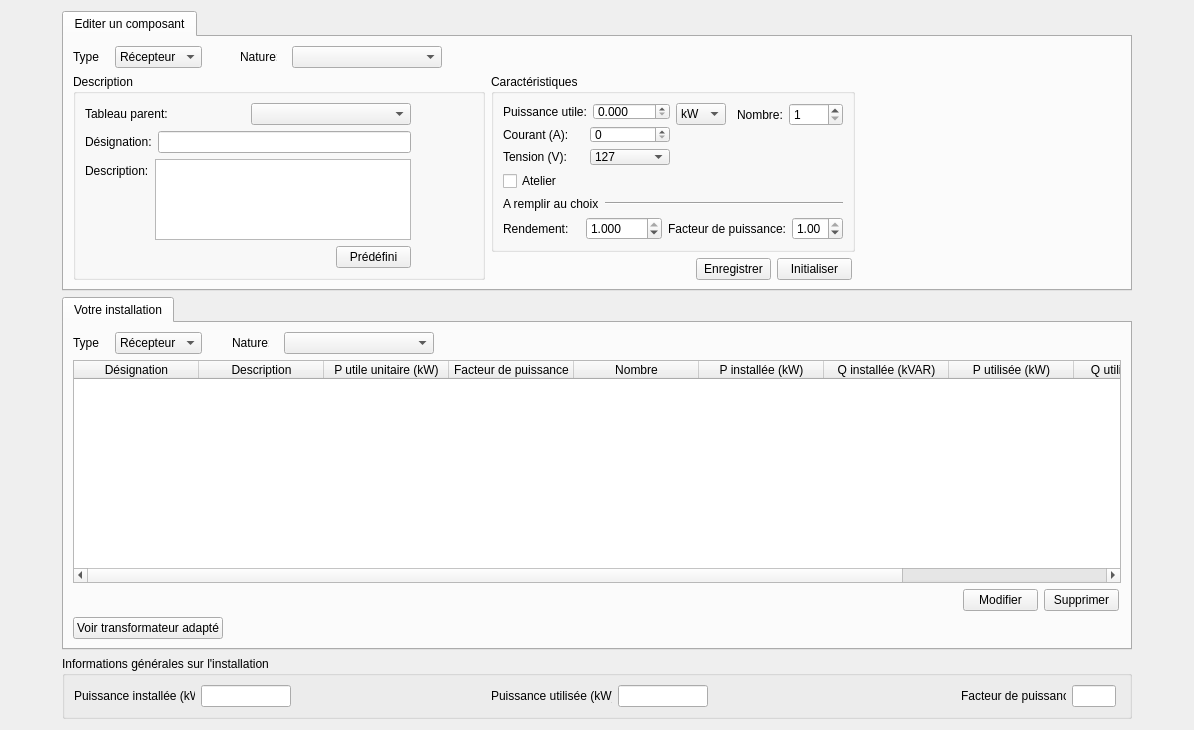
<?xml version="1.0" encoding="UTF-8"?>
<ui version="4.0">
 <class>EvPuissMethod2</class>
 <widget class="QWidget" name="EvPuissMethod2">
  <property name="geometry">
   <rect>
    <x>0</x>
    <y>0</y>
    <width>1194</width>
    <height>730</height>
   </rect>
  </property>
  <property name="windowTitle">
   <string>Form</string>
  </property>
  <layout class="QGridLayout" name="gridLayout">
   <item row="0" column="0">
    <widget class="QTabWidget" name="tabWidget">
     <property name="maximumSize">
      <size>
       <width>1070</width>
       <height>280</height>
      </size>
     </property>
     <property name="currentIndex">
      <number>0</number>
     </property>
     <widget class="QWidget" name="tab">
      <attribute name="title">
       <string>Editer un composant</string>
      </attribute>
      <layout class="QGridLayout" name="gridLayout_4">
       <item row="0" column="0">
        <layout class="QFormLayout" name="formLayout_7">
         <property name="horizontalSpacing">
          <number>38</number>
         </property>
         <item row="0" column="0">
          <layout class="QFormLayout" name="formLayout_6">
           <property name="horizontalSpacing">
            <number>15</number>
           </property>
           <item row="0" column="0">
            <widget class="QLabel" name="label_3">
             <property name="maximumSize">
              <size>
               <width>27</width>
               <height>16777215</height>
              </size>
             </property>
             <property name="text">
              <string>Type:</string>
             </property>
            </widget>
           </item>
           <item row="0" column="1">
            <widget class="QComboBox" name="comboBoxType1">
             <property name="maximumSize">
              <size>
               <width>16777215</width>
               <height>16777215</height>
              </size>
             </property>
             <property name="sizeAdjustPolicy">
              <enum>QComboBox::AdjustToContents</enum>
             </property>
             <item>
              <property name="text">
               <string>Récepteur</string>
              </property>
             </item>
             <item>
              <property name="text">
               <string>Tableau</string>
              </property>
             </item>
            </widget>
           </item>
          </layout>
         </item>
         <item row="0" column="1">
          <layout class="QFormLayout" name="formLayout_4">
           <property name="horizontalSpacing">
            <number>15</number>
           </property>
           <item row="0" column="0">
            <widget class="QLabel" name="label_7">
             <property name="maximumSize">
              <size>
               <width>37</width>
               <height>16777215</height>
              </size>
             </property>
             <property name="text">
              <string>Nature:</string>
             </property>
            </widget>
           </item>
           <item row="0" column="1">
            <widget class="QComboBox" name="comboBoxNature1">
             <property name="minimumSize">
              <size>
               <width>120</width>
               <height>0</height>
              </size>
             </property>
             <property name="maximumSize">
              <size>
               <width>150</width>
               <height>16777215</height>
              </size>
             </property>
             <property name="sizeAdjustPolicy">
              <enum>QComboBox::AdjustToContents</enum>
             </property>
            </widget>
           </item>
          </layout>
         </item>
        </layout>
       </item>
       <item row="0" column="2" rowspan="3">
        <widget class="QLabel" name="labelPhoto">
         <property name="minimumSize">
          <size>
           <width>260</width>
           <height>200</height>
          </size>
         </property>
         <property name="maximumSize">
          <size>
           <width>260</width>
           <height>200</height>
          </size>
         </property>
         <property name="text">
          <string/>
         </property>
         <property name="pixmap">
          <pixmap resource="images.qrc">:/images/moteur_photo.png</pixmap>
         </property>
         <property name="scaledContents">
          <bool>true</bool>
         </property>
        </widget>
       </item>
       <item row="1" column="0" rowspan="2">
        <widget class="QGroupBox" name="groupBoxDescripttion">
         <property name="title">
          <string>Description</string>
         </property>
         <layout class="QFormLayout" name="formLayout_3">
          <item row="0" column="0">
           <layout class="QVBoxLayout" name="verticalLayout_2">
            <item>
             <layout class="QHBoxLayout" name="horizontalLayout_4">
              <item>
               <widget class="QLabel" name="label_6">
                <property name="text">
                 <string>Tableau parent:</string>
                </property>
               </widget>
              </item>
              <item>
               <widget class="QComboBox" name="comboBoxTableauParent"/>
              </item>
             </layout>
            </item>
            <item>
             <layout class="QHBoxLayout" name="horizontalLayout_3">
              <item>
               <widget class="QLabel" name="label">
                <property name="text">
                 <string>Désignation:</string>
                </property>
               </widget>
              </item>
              <item>
               <widget class="QLineEdit" name="lineEditDesignation"/>
              </item>
             </layout>
            </item>
            <item>
             <layout class="QFormLayout" name="formLayout">
              <item row="0" column="0">
               <widget class="QLabel" name="label_2">
                <property name="text">
                 <string>Description:</string>
                </property>
               </widget>
              </item>
              <item row="0" column="1">
               <widget class="QTextEdit" name="textEditDescription"/>
              </item>
             </layout>
            </item>
            <item>
             <widget class="QPushButton" name="btn_predefini">
              <property name="maximumSize">
               <size>
                <width>75</width>
                <height>23</height>
               </size>
              </property>
              <property name="layoutDirection">
               <enum>Qt::RightToLeft</enum>
              </property>
              <property name="text">
               <string>Prédéfini</string>
              </property>
             </widget>
            </item>
           </layout>
          </item>
         </layout>
        </widget>
       </item>
       <item row="1" column="1">
        <widget class="QGroupBox" name="groupBoxCaracteristiques">
         <property name="title">
          <string>Caractéristiques</string>
         </property>
         <layout class="QGridLayout" name="gridLayout_2">
          <item row="0" column="0" colspan="3">
           <layout class="QFormLayout" name="formLayout_15">
            <item row="0" column="0">
             <layout class="QVBoxLayout" name="verticalLayout">
              <item>
               <layout class="QHBoxLayout" name="horizontalLayout_10">
                <item>
                 <widget class="QLabel" name="labelPU">
                  <property name="text">
                   <string>Puissance utile:</string>
                  </property>
                 </widget>
                </item>
                <item>
                 <widget class="QDoubleSpinBox" name="doubleSpinBoxPUtile">
                  <property name="decimals">
                   <number>3</number>
                  </property>
                  <property name="maximum">
                   <double>1000.000000000000000</double>
                  </property>
                 </widget>
                </item>
               </layout>
              </item>
              <item>
               <layout class="QHBoxLayout" name="horizontalLayout_14">
                <item>
                 <widget class="QLabel" name="labelCourant">
                  <property name="text">
                   <string>Courant (A):</string>
                  </property>
                 </widget>
                </item>
                <item>
                 <widget class="QSpinBox" name="spinBoxCourant">
                  <property name="maximum">
                   <number>120</number>
                  </property>
                 </widget>
                </item>
               </layout>
              </item>
              <item>
               <layout class="QHBoxLayout" name="horizontalLayout_15">
                <item>
                 <widget class="QLabel" name="labelTension">
                  <property name="text">
                   <string>Tension (V):</string>
                  </property>
                 </widget>
                </item>
                <item>
                 <widget class="QComboBox" name="comboBoxTension">
                  <item>
                   <property name="text">
                    <string>127</string>
                   </property>
                  </item>
                  <item>
                   <property name="text">
                    <string>220</string>
                   </property>
                  </item>
                  <item>
                   <property name="text">
                    <string>231</string>
                   </property>
                  </item>
                  <item>
                   <property name="text">
                    <string>381</string>
                   </property>
                  </item>
                  <item>
                   <property name="text">
                    <string>400</string>
                   </property>
                  </item>
                  <item>
                   <property name="text">
                    <string>415</string>
                   </property>
                  </item>
                  <item>
                   <property name="text">
                    <string>500</string>
                   </property>
                  </item>
                  <item>
                   <property name="text">
                    <string>660</string>
                   </property>
                  </item>
                 </widget>
                </item>
               </layout>
              </item>
             </layout>
            </item>
            <item row="0" column="1">
             <widget class="QComboBox" name="comboBoxUnite">
              <property name="maximumSize">
               <size>
                <width>50</width>
                <height>16777215</height>
               </size>
              </property>
              <item>
               <property name="text">
                <string>kW</string>
               </property>
              </item>
              <item>
               <property name="text">
                <string>W</string>
               </property>
              </item>
              <item>
               <property name="text">
                <string>ch</string>
               </property>
              </item>
             </widget>
            </item>
           </layout>
          </item>
          <item row="0" column="3">
           <layout class="QFormLayout" name="formLayout_5">
            <item row="0" column="0">
             <widget class="QLabel" name="label_5">
              <property name="text">
               <string>Nombre:</string>
              </property>
             </widget>
            </item>
            <item row="0" column="1">
             <widget class="QSpinBox" name="spinBoxNbre">
              <property name="minimum">
               <number>1</number>
              </property>
              <property name="maximum">
               <number>1000</number>
              </property>
             </widget>
            </item>
           </layout>
          </item>
          <item row="1" column="0">
           <widget class="QCheckBox" name="checkBoxAtelier">
            <property name="text">
             <string>Atelier</string>
            </property>
           </widget>
          </item>
          <item row="2" column="0">
           <widget class="QLabel" name="label_4">
            <property name="text">
             <string>A remplir au choix</string>
            </property>
           </widget>
          </item>
          <item row="2" column="1" colspan="3">
           <widget class="Line" name="line">
            <property name="orientation">
             <enum>Qt::Horizontal</enum>
            </property>
           </widget>
          </item>
          <item row="3" column="0" colspan="2">
           <layout class="QHBoxLayout" name="horizontalLayout_11">
            <item>
             <widget class="QLabel" name="labelRend">
              <property name="text">
               <string>Rendement:</string>
              </property>
             </widget>
            </item>
            <item>
             <widget class="QDoubleSpinBox" name="doubleSpinBoxRend">
              <property name="decimals">
               <number>3</number>
              </property>
              <property name="minimum">
               <double>0.010000000000000</double>
              </property>
              <property name="maximum">
               <double>1.000000000000000</double>
              </property>
              <property name="singleStep">
               <double>0.010000000000000</double>
              </property>
              <property name="value">
               <double>1.000000000000000</double>
              </property>
             </widget>
            </item>
           </layout>
          </item>
          <item row="3" column="2" colspan="2">
           <layout class="QHBoxLayout" name="horizontalLayout_12">
            <item>
             <widget class="QLabel" name="label_8">
              <property name="text">
               <string>Facteur de puissance:</string>
              </property>
             </widget>
            </item>
            <item>
             <widget class="QDoubleSpinBox" name="doubleSpinBoxCosPhi">
              <property name="minimum">
               <double>0.010000000000000</double>
              </property>
              <property name="maximum">
               <double>1.000000000000000</double>
              </property>
              <property name="singleStep">
               <double>0.010000000000000</double>
              </property>
              <property name="value">
               <double>1.000000000000000</double>
              </property>
             </widget>
            </item>
           </layout>
          </item>
         </layout>
        </widget>
       </item>
       <item row="2" column="1">
        <layout class="QFormLayout" name="formLayout_2">
         <property name="labelAlignment">
          <set>Qt::AlignRight|Qt::AlignTrailing|Qt::AlignVCenter</set>
         </property>
         <property name="formAlignment">
          <set>Qt::AlignRight|Qt::AlignTop|Qt::AlignTrailing</set>
         </property>
         <property name="horizontalSpacing">
          <number>6</number>
         </property>
         <property name="rightMargin">
          <number>9</number>
         </property>
         <item row="0" column="0">
          <widget class="QPushButton" name="btn_enregistrer">
           <property name="maximumSize">
            <size>
             <width>75</width>
             <height>23</height>
            </size>
           </property>
           <property name="layoutDirection">
            <enum>Qt::RightToLeft</enum>
           </property>
           <property name="text">
            <string>Enregistrer</string>
           </property>
          </widget>
         </item>
         <item row="0" column="1">
          <widget class="QPushButton" name="btn_initialiser">
           <property name="maximumSize">
            <size>
             <width>75</width>
             <height>23</height>
            </size>
           </property>
           <property name="layoutDirection">
            <enum>Qt::RightToLeft</enum>
           </property>
           <property name="text">
            <string>Initialiser</string>
           </property>
          </widget>
         </item>
        </layout>
       </item>
      </layout>
     </widget>
    </widget>
   </item>
   <item row="1" column="0">
    <widget class="QTabWidget" name="tabWidget_2">
     <property name="minimumSize">
      <size>
       <width>0</width>
       <height>0</height>
      </size>
     </property>
     <property name="maximumSize">
      <size>
       <width>1070</width>
       <height>16777215</height>
      </size>
     </property>
     <property name="currentIndex">
      <number>0</number>
     </property>
     <widget class="QWidget" name="tab_2">
      <attribute name="title">
       <string>Votre installation</string>
      </attribute>
      <layout class="QVBoxLayout" name="verticalLayout_3">
       <item>
        <layout class="QFormLayout" name="formLayout_10">
         <property name="horizontalSpacing">
          <number>30</number>
         </property>
         <item row="0" column="0">
          <layout class="QFormLayout" name="formLayout_9">
           <property name="horizontalSpacing">
            <number>15</number>
           </property>
           <item row="0" column="0">
            <widget class="QLabel" name="label_9">
             <property name="maximumSize">
              <size>
               <width>27</width>
               <height>16777215</height>
              </size>
             </property>
             <property name="text">
              <string>Type:</string>
             </property>
            </widget>
           </item>
           <item row="0" column="1">
            <widget class="QComboBox" name="comboBoxType2">
             <property name="maximumSize">
              <size>
               <width>16777215</width>
               <height>16777215</height>
              </size>
             </property>
             <property name="sizeAdjustPolicy">
              <enum>QComboBox::AdjustToContents</enum>
             </property>
             <item>
              <property name="text">
               <string>Récepteur</string>
              </property>
             </item>
             <item>
              <property name="text">
               <string>Tableau</string>
              </property>
             </item>
            </widget>
           </item>
          </layout>
         </item>
         <item row="0" column="1">
          <layout class="QFormLayout" name="formLayout_8">
           <property name="horizontalSpacing">
            <number>15</number>
           </property>
           <item row="0" column="0">
            <widget class="QLabel" name="label_10">
             <property name="maximumSize">
              <size>
               <width>37</width>
               <height>16777215</height>
              </size>
             </property>
             <property name="text">
              <string>Nature:</string>
             </property>
            </widget>
           </item>
           <item row="0" column="1">
            <widget class="QComboBox" name="comboBoxNature2">
             <property name="maximumSize">
              <size>
               <width>150</width>
               <height>16777215</height>
              </size>
             </property>
             <property name="sizeAdjustPolicy">
              <enum>QComboBox::AdjustToContents</enum>
             </property>
            </widget>
           </item>
          </layout>
         </item>
        </layout>
       </item>
       <item>
        <widget class="QTableWidget" name="tableWidgetDesCpts">
         <property name="maximumSize">
          <size>
           <width>16777215</width>
           <height>16777215</height>
          </size>
         </property>
         <property name="editTriggers">
          <set>QAbstractItemView::NoEditTriggers</set>
         </property>
         <property name="selectionMode">
          <enum>QAbstractItemView::SingleSelection</enum>
         </property>
         <property name="selectionBehavior">
          <enum>QAbstractItemView::SelectRows</enum>
         </property>
         <attribute name="horizontalHeaderDefaultSectionSize">
          <number>125</number>
         </attribute>
         <attribute name="horizontalHeaderStretchLastSection">
          <bool>true</bool>
         </attribute>
         <attribute name="horizontalHeaderStretchLastSection">
          <bool>true</bool>
         </attribute>
         <attribute name="horizontalHeaderDefaultSectionSize">
          <number>125</number>
         </attribute>
         <column>
          <property name="text">
           <string>Désignation</string>
          </property>
         </column>
         <column>
          <property name="text">
           <string>Description</string>
          </property>
         </column>
         <column>
          <property name="text">
           <string>P utile unitaire (kW)</string>
          </property>
         </column>
         <column>
          <property name="text">
           <string>Facteur de puissance</string>
          </property>
         </column>
         <column>
          <property name="text">
           <string>Nombre</string>
          </property>
         </column>
         <column>
          <property name="text">
           <string>P installée (kW)</string>
          </property>
         </column>
         <column>
          <property name="text">
           <string>Q installée (kVAR)</string>
          </property>
         </column>
         <column>
          <property name="text">
           <string>P utilisée (kW)</string>
          </property>
         </column>
         <column>
          <property name="text">
           <string>Q utilisée (kVAR)</string>
          </property>
         </column>
         <column>
          <property name="text">
           <string>Parent</string>
          </property>
         </column>
        </widget>
       </item>
       <item>
        <layout class="QFormLayout" name="formLayout_11">
         <property name="labelAlignment">
          <set>Qt::AlignRight|Qt::AlignTrailing|Qt::AlignVCenter</set>
         </property>
         <property name="formAlignment">
          <set>Qt::AlignRight|Qt::AlignTop|Qt::AlignTrailing</set>
         </property>
         <property name="rightMargin">
          <number>8</number>
         </property>
         <item row="0" column="0">
          <widget class="QPushButton" name="btn_modifier">
           <property name="maximumSize">
            <size>
             <width>75</width>
             <height>23</height>
            </size>
           </property>
           <property name="layoutDirection">
            <enum>Qt::LeftToRight</enum>
           </property>
           <property name="text">
            <string>Modifier</string>
           </property>
          </widget>
         </item>
         <item row="0" column="1">
          <widget class="QPushButton" name="btn_supprimer">
           <property name="maximumSize">
            <size>
             <width>75</width>
             <height>23</height>
            </size>
           </property>
           <property name="text">
            <string>Supprimer</string>
           </property>
          </widget>
         </item>
        </layout>
       </item>
       <item>
        <widget class="QPushButton" name="btn_VoirTransfoAdapte">
         <property name="minimumSize">
          <size>
           <width>0</width>
           <height>0</height>
          </size>
         </property>
         <property name="maximumSize">
          <size>
           <width>150</width>
           <height>23</height>
          </size>
         </property>
         <property name="text">
          <string>Voir transformateur adapté</string>
         </property>
        </widget>
       </item>
      </layout>
     </widget>
    </widget>
   </item>
   <item row="2" column="0">
    <widget class="QGroupBox" name="groupBox_5">
     <property name="maximumSize">
      <size>
       <width>1070</width>
       <height>16777215</height>
      </size>
     </property>
     <property name="title">
      <string>Informations générales sur l'installation</string>
     </property>
     <layout class="QGridLayout" name="gridLayout_3">
      <item row="0" column="0">
       <layout class="QFormLayout" name="formLayout_12">
        <item row="0" column="0">
         <widget class="QLabel" name="label_11">
          <property name="maximumSize">
           <size>
            <width>121</width>
            <height>16777215</height>
           </size>
          </property>
          <property name="text">
           <string>Puissance installée (kW):</string>
          </property>
         </widget>
        </item>
        <item row="0" column="1">
         <widget class="QLineEdit" name="lineEditPinstallee">
          <property name="maximumSize">
           <size>
            <width>90</width>
            <height>16777215</height>
           </size>
          </property>
          <property name="alignment">
           <set>Qt::AlignRight|Qt::AlignTrailing|Qt::AlignVCenter</set>
          </property>
          <property name="readOnly">
           <bool>true</bool>
          </property>
         </widget>
        </item>
       </layout>
      </item>
      <item row="0" column="1">
       <layout class="QFormLayout" name="formLayout_13">
        <property name="labelAlignment">
         <set>Qt::AlignCenter</set>
        </property>
        <property name="formAlignment">
         <set>Qt::AlignCenter</set>
        </property>
        <item row="0" column="0">
         <widget class="QLabel" name="label_12">
          <property name="maximumSize">
           <size>
            <width>121</width>
            <height>16777215</height>
           </size>
          </property>
          <property name="text">
           <string>Puissance utilisée (kW):</string>
          </property>
         </widget>
        </item>
        <item row="0" column="1">
         <widget class="QLineEdit" name="lineEditPUtilisee">
          <property name="maximumSize">
           <size>
            <width>90</width>
            <height>16777215</height>
           </size>
          </property>
          <property name="alignment">
           <set>Qt::AlignRight|Qt::AlignTrailing|Qt::AlignVCenter</set>
          </property>
          <property name="readOnly">
           <bool>true</bool>
          </property>
         </widget>
        </item>
       </layout>
      </item>
      <item row="0" column="2">
       <layout class="QFormLayout" name="formLayout_14">
        <property name="labelAlignment">
         <set>Qt::AlignRight|Qt::AlignTrailing|Qt::AlignVCenter</set>
        </property>
        <property name="formAlignment">
         <set>Qt::AlignRight|Qt::AlignTop|Qt::AlignTrailing</set>
        </property>
        <property name="rightMargin">
         <number>10</number>
        </property>
        <item row="0" column="0">
         <widget class="QLabel" name="label_13">
          <property name="maximumSize">
           <size>
            <width>105</width>
            <height>16777215</height>
           </size>
          </property>
          <property name="text">
           <string>Facteur de puissance:</string>
          </property>
         </widget>
        </item>
        <item row="0" column="1">
         <widget class="QLineEdit" name="lineEditCosPhi">
          <property name="maximumSize">
           <size>
            <width>44</width>
            <height>16777215</height>
           </size>
          </property>
          <property name="alignment">
           <set>Qt::AlignRight|Qt::AlignTrailing|Qt::AlignVCenter</set>
          </property>
          <property name="readOnly">
           <bool>true</bool>
          </property>
         </widget>
        </item>
       </layout>
      </item>
     </layout>
    </widget>
   </item>
  </layout>
 </widget>
 <resources>
  <include location="images.qrc"/>
 </resources>
 <connections/>
</ui>
